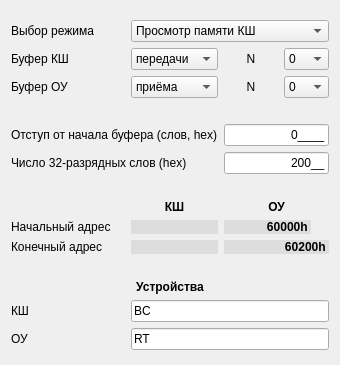
<?xml version="1.0" encoding="UTF-8"?>
<ui version="4.0">
 <class>RamTestDefault</class>
 <widget class="QDialog" name="RamTestDefault">
  <property name="geometry">
   <rect>
    <x>0</x>
    <y>0</y>
    <width>302</width>
    <height>355</height>
   </rect>
  </property>
  <property name="windowTitle">
   <string>Настройки просмотра буферов ОЗУ</string>
  </property>
  <property name="windowIcon">
   <iconset resource="../tgca/tgca.qrc">
    <normaloff>:/pictogram/tile.png</normaloff>:/pictogram/tile.png</iconset>
  </property>
  <layout class="QGridLayout" name="gridLayout" columnstretch="3,3,1,1">
   <property name="topMargin">
    <number>20</number>
   </property>
   <property name="bottomMargin">
    <number>15</number>
   </property>
   <item row="3" column="0" colspan="4">
    <widget class="QLabel" name="labelSpace1">
     <property name="text">
      <string/>
     </property>
    </widget>
   </item>
   <item row="4" column="0" colspan="2">
    <widget class="QLabel" name="labelShift">
     <property name="text">
      <string>Отступ от начала буфера (слов, hex)</string>
     </property>
    </widget>
   </item>
   <item row="10" column="0" colspan="2">
    <widget class="QLabel" name="labelSpace3">
     <property name="text">
      <string/>
     </property>
    </widget>
   </item>
   <item row="4" column="2" colspan="2">
    <widget class="QLineEdit" name="lineEditShift">
     <property name="inputMask">
      <string>HHHHH;_</string>
     </property>
     <property name="text">
      <string>0</string>
     </property>
     <property name="alignment">
      <set>Qt::AlignRight|Qt::AlignTrailing|Qt::AlignVCenter</set>
     </property>
    </widget>
   </item>
   <item row="1" column="2">
    <widget class="QLabel" name="labelNBufBC">
     <property name="text">
      <string>N</string>
     </property>
     <property name="alignment">
      <set>Qt::AlignCenter</set>
     </property>
    </widget>
   </item>
   <item row="1" column="0">
    <widget class="QLabel" name="labelBufBC">
     <property name="text">
      <string>Буфер КШ</string>
     </property>
    </widget>
   </item>
   <item row="1" column="3">
    <widget class="QComboBox" name="comboBoxNBufBC">
     <property name="maximumSize">
      <size>
       <width>45</width>
       <height>16777215</height>
      </size>
     </property>
     <item>
      <property name="text">
       <string>0</string>
      </property>
     </item>
     <item>
      <property name="text">
       <string>1</string>
      </property>
     </item>
    </widget>
   </item>
   <item row="9" column="2" colspan="2">
    <widget class="QLabel" name="labelEndAddrRT">
     <property name="font">
      <font>
       <weight>75</weight>
       <bold>true</bold>
      </font>
     </property>
     <property name="styleSheet">
      <string notr="true">background-color: rgb(221, 221, 221);</string>
     </property>
     <property name="text">
      <string>60200h </string>
     </property>
     <property name="alignment">
      <set>Qt::AlignRight|Qt::AlignTrailing|Qt::AlignVCenter</set>
     </property>
    </widget>
   </item>
   <item row="11" column="0" colspan="4">
    <widget class="QLabel" name="labelHeaderDevice">
     <property name="font">
      <font>
       <weight>75</weight>
       <bold>true</bold>
      </font>
     </property>
     <property name="text">
      <string>Устройства</string>
     </property>
     <property name="alignment">
      <set>Qt::AlignCenter</set>
     </property>
    </widget>
   </item>
   <item row="0" column="0">
    <widget class="QLabel" name="labelDev">
     <property name="text">
      <string>Выбор режима</string>
     </property>
    </widget>
   </item>
   <item row="6" column="0" colspan="4">
    <widget class="QLabel" name="labelSpace2">
     <property name="text">
      <string/>
     </property>
    </widget>
   </item>
   <item row="5" column="0" colspan="2">
    <widget class="QLabel" name="labelNum">
     <property name="text">
      <string>Число 32-разрядных слов (hex)</string>
     </property>
    </widget>
   </item>
   <item row="9" column="0">
    <widget class="QLabel" name="labelEnd">
     <property name="text">
      <string>Конечный адрес</string>
     </property>
    </widget>
   </item>
   <item row="8" column="2" colspan="2">
    <widget class="QLabel" name="labelBegAddrRT">
     <property name="maximumSize">
      <size>
       <width>87</width>
       <height>16777215</height>
      </size>
     </property>
     <property name="font">
      <font>
       <weight>75</weight>
       <bold>true</bold>
      </font>
     </property>
     <property name="styleSheet">
      <string notr="true">background-color: rgb(221, 221, 221);</string>
     </property>
     <property name="text">
      <string>60000h </string>
     </property>
     <property name="alignment">
      <set>Qt::AlignRight|Qt::AlignTrailing|Qt::AlignVCenter</set>
     </property>
    </widget>
   </item>
   <item row="13" column="0">
    <widget class="QLabel" name="labelDevRT">
     <property name="text">
      <string>ОУ</string>
     </property>
    </widget>
   </item>
   <item row="5" column="2" colspan="2">
    <widget class="QLineEdit" name="lineEditNum">
     <property name="inputMask">
      <string>HHHHH;_</string>
     </property>
     <property name="text">
      <string>200</string>
     </property>
     <property name="alignment">
      <set>Qt::AlignRight|Qt::AlignTrailing|Qt::AlignVCenter</set>
     </property>
    </widget>
   </item>
   <item row="12" column="0">
    <widget class="QLabel" name="labelDevBC">
     <property name="text">
      <string>КШ</string>
     </property>
    </widget>
   </item>
   <item row="1" column="1">
    <widget class="QComboBox" name="comboBoxBufDirBC">
     <item>
      <property name="text">
       <string>передачи</string>
      </property>
     </item>
     <item>
      <property name="text">
       <string>приёма</string>
      </property>
     </item>
    </widget>
   </item>
   <item row="0" column="1" colspan="3">
    <widget class="QComboBox" name="comboBoxDev">
     <property name="currentIndex">
      <number>0</number>
     </property>
     <item>
      <property name="text">
       <string>Просмотр памяти КШ</string>
      </property>
     </item>
     <item>
      <property name="text">
       <string>Просмотр памяти ОУ</string>
      </property>
     </item>
     <item>
      <property name="text">
       <string>Сравнение буферов КШ и ОУ</string>
      </property>
     </item>
    </widget>
   </item>
   <item row="8" column="0">
    <widget class="QLabel" name="labelBegin">
     <property name="text">
      <string>Начальный адрес</string>
     </property>
    </widget>
   </item>
   <item row="12" column="1" colspan="3">
    <widget class="QLineEdit" name="lineEditDevBC">
     <property name="text">
      <string>BC</string>
     </property>
    </widget>
   </item>
   <item row="13" column="1" colspan="3">
    <widget class="QLineEdit" name="lineEditDevRT">
     <property name="text">
      <string>RT</string>
     </property>
    </widget>
   </item>
   <item row="8" column="1">
    <widget class="QLabel" name="labelBegAddrBC">
     <property name="maximumSize">
      <size>
       <width>87</width>
       <height>16777215</height>
      </size>
     </property>
     <property name="font">
      <font>
       <weight>75</weight>
       <bold>true</bold>
      </font>
     </property>
     <property name="styleSheet">
      <string notr="true">background-color: rgb(221, 221, 221);</string>
     </property>
     <property name="text">
      <string/>
     </property>
     <property name="alignment">
      <set>Qt::AlignRight|Qt::AlignTrailing|Qt::AlignVCenter</set>
     </property>
    </widget>
   </item>
   <item row="9" column="1">
    <widget class="QLabel" name="labelEndAddrBC">
     <property name="font">
      <font>
       <weight>75</weight>
       <bold>true</bold>
      </font>
     </property>
     <property name="styleSheet">
      <string notr="true">background-color: rgb(221, 221, 221);</string>
     </property>
     <property name="text">
      <string/>
     </property>
     <property name="alignment">
      <set>Qt::AlignRight|Qt::AlignTrailing|Qt::AlignVCenter</set>
     </property>
    </widget>
   </item>
   <item row="2" column="0">
    <widget class="QLabel" name="labelBufRT">
     <property name="text">
      <string>Буфер ОУ</string>
     </property>
    </widget>
   </item>
   <item row="7" column="1">
    <widget class="QLabel" name="labelHeadBC">
     <property name="font">
      <font>
       <weight>75</weight>
       <bold>true</bold>
      </font>
     </property>
     <property name="text">
      <string>КШ</string>
     </property>
     <property name="alignment">
      <set>Qt::AlignCenter</set>
     </property>
    </widget>
   </item>
   <item row="7" column="2" colspan="2">
    <widget class="QLabel" name="labelHeadRT">
     <property name="font">
      <font>
       <weight>75</weight>
       <bold>true</bold>
      </font>
     </property>
     <property name="text">
      <string>ОУ</string>
     </property>
     <property name="alignment">
      <set>Qt::AlignCenter</set>
     </property>
    </widget>
   </item>
   <item row="2" column="2">
    <widget class="QLabel" name="labelNBufRT">
     <property name="text">
      <string>N</string>
     </property>
     <property name="alignment">
      <set>Qt::AlignCenter</set>
     </property>
    </widget>
   </item>
   <item row="2" column="1">
    <widget class="QComboBox" name="comboBoxBufDirRT">
     <property name="currentIndex">
      <number>1</number>
     </property>
     <item>
      <property name="text">
       <string>передачи</string>
      </property>
     </item>
     <item>
      <property name="text">
       <string>приёма</string>
      </property>
     </item>
    </widget>
   </item>
   <item row="2" column="3">
    <widget class="QComboBox" name="comboBoxNBufRT">
     <property name="maximumSize">
      <size>
       <width>45</width>
       <height>16777215</height>
      </size>
     </property>
     <item>
      <property name="text">
       <string>0</string>
      </property>
     </item>
     <item>
      <property name="text">
       <string>1</string>
      </property>
     </item>
    </widget>
   </item>
  </layout>
 </widget>
 <resources>
  <include location="../tgca/tgca.qrc"/>
 </resources>
 <connections/>
</ui>
